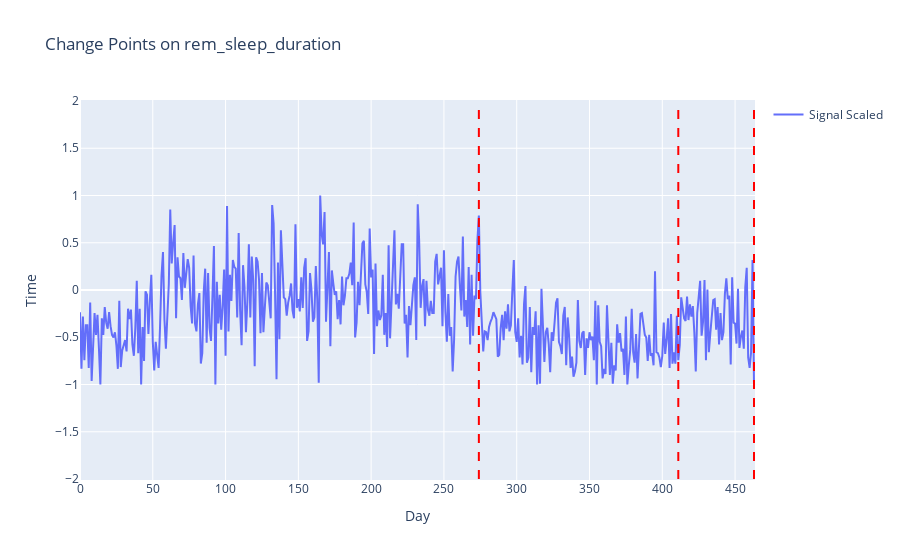

Notebook code cell kept with this figure:
### Code cell
anomaly.start(column = 'rem_sleep_duration', penalty = 5, minSize = 30, percentChangePoints=0.7)

### Figure 1 — Plotly figure (JSON) as saved in the notebook; plotly's stock layout.template omitted (floating-point values rounded to 4 significant figures; data arrays with more than 128 entries replaced by an {"elided": "..."} marker saying what was removed)
{"data": [{"mode": "lines", "name": "Signal Scaled", "type": "scatter", "x": {"elided": "464 int values"}, "y": {"elided": "464 float values"}}], "layout": {"shapes": [{"line": {"color": "red", "dash": "dash", "width": 2}, "type": "line", "x0": 274, "x1": 274, "y0": -2, "y1": 2}, {"line": {"color": "red", "dash": "dash", "width": 2}, "type": "line", "x0": 411, "x1": 411, "y0": -2, "y1": 2}, {"line": {"color": "red", "dash": "dash", "width": 2}, "type": "line", "x0": 463, "x1": 463, "y0": -2, "y1": 2}], "showlegend": true, "title": {"text": "Change Points on rem_sleep_duration"}, "xaxis": {"title": {"text": "Day"}}, "yaxis": {"title": {"text": "Time"}}}}
